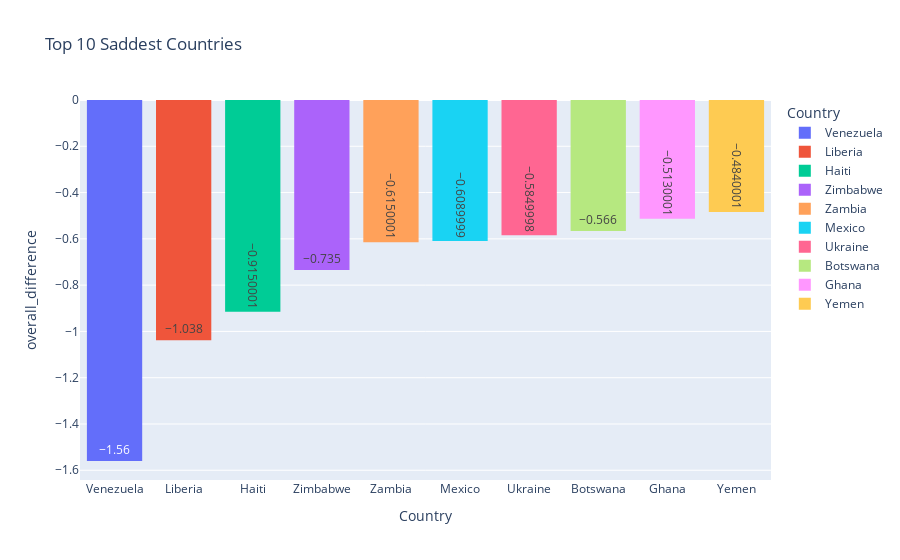

Here is the notebook cell this chart was saved with:
### Markdown cell above
## 5- What saddest Countries ?

### Code cell
fig = px.histogram(saddest_countries, 
                   x="Country", 
                   y='overall_difference',
                   title="Top 10 Saddest Countries [2015-2017]", 
                   color ='Country',
                   text_auto=True).update_xaxes(categoryorder='total ascending').update_layout(
                     xaxis_title="Country", yaxis_title="overall_difference"
)
fig.show()

### Figure 1 — Plotly figure (JSON) as saved in the notebook; plotly's stock layout.template omitted (floating-point values rounded to 4 significant figures)
{"data": [{"alignmentgroup": "True", "bingroup": "x", "histfunc": "sum", "hovertemplate": "Country=%{x}<br>sum of overall_difference=%{y}<extra></extra>", "legendgroup": "Venezuela", "marker": {"color": "#636efa", "pattern": {"shape": ""}}, "name": "Venezuela", "offsetgroup": "Venezuela", "orientation": "v", "showlegend": true, "texttemplate": "%{value}", "type": "histogram", "x": ["Venezuela"], "xaxis": "x", "y": [-1.56], "yaxis": "y"}, {"alignmentgroup": "True", "bingroup": "x", "histfunc": "sum", "hovertemplate": "Country=%{x}<br>sum of overall_difference=%{y}<extra></extra>", "legendgroup": "Liberia", "marker": {"color": "#EF553B", "pattern": {"shape": ""}}, "name": "Liberia", "offsetgroup": "Liberia", "orientation": "v", "showlegend": true, "texttemplate": "%{value}", "type": "histogram", "x": ["Liberia"], "xaxis": "x", "y": [-1.038], "yaxis": "y"}, {"alignmentgroup": "True", "bingroup": "x", "histfunc": "sum", "hovertemplate": "Country=%{x}<br>sum of overall_difference=%{y}<extra></extra>", "legendgroup": "Haiti", "marker": {"color": "#00cc96", "pattern": {"shape": ""}}, "name": "Haiti", "offsetgroup": "Haiti", "orientation": "v", "showlegend": true, "texttemplate": "%{value}", "type": "histogram", "x": ["Haiti"], "xaxis": "x", "y": [-0.915], "yaxis": "y"}, {"alignmentgroup": "True", "bingroup": "x", "histfunc": "sum", "hovertemplate": "Country=%{x}<br>sum of overall_difference=%{y}<extra></extra>", "legendgroup": "Zimbabwe", "marker": {"color": "#ab63fa", "pattern": {"shape": ""}}, "name": "Zimbabwe", "offsetgroup": "Zimbabwe", "orientation": "v", "showlegend": true, "texttemplate": "%{value}", "type": "histogram", "x": ["Zimbabwe"], "xaxis": "x", "y": [-0.735], "yaxis": "y"}, {"alignmentgroup": "True", "bingroup": "x", "histfunc": "sum", "hovertemplate": "Country=%{x}<br>sum of overall_difference=%{y}<extra></extra>", "legendgroup": "Zambia", "marker": {"color": "#FFA15A", "pattern": {"shape": ""}}, "name": "Zambia", "offsetgroup": "Zambia", "orientation": "v", "showlegend": true, "texttemplate": "%{value}", "type": "histogram", "x": ["Zambia"], "xaxis": "x", "y": [-0.615], "yaxis": "y"}, {"alignmentgroup": "True", "bingroup": "x", "histfunc": "sum", "hovertemplate": "Country=%{x}<br>sum of overall_difference=%{y}<extra></extra>", "legendgroup": "Mexico", "marker": {"color": "#19d3f3", "pattern": {"shape": ""}}, "name": "Mexico", "offsetgroup": "Mexico", "orientation": "v", "showlegend": true, "texttemplate": "%{value}", "type": "histogram", "x": ["Mexico"], "xaxis": "x", "y": [-0.609], "yaxis": "y"}, {"alignmentgroup": "True", "bingroup": "x", "histfunc": "sum", "hovertemplate": "Country=%{x}<br>sum of overall_difference=%{y}<extra></extra>", "legendgroup": "Ukraine", "marker": {"color": "#FF6692", "pattern": {"shape": ""}}, "name": "Ukraine", "offsetgroup": "Ukraine", "orientation": "v", "showlegend": true, "texttemplate": "%{value}", "type": "histogram", "x": ["Ukraine"], "xaxis": "x", "y": [-0.585], "yaxis": "y"}, {"alignmentgroup": "True", "bingroup": "x", "histfunc": "sum", "hovertemplate": "Country=%{x}<br>sum of overall_difference=%{y}<extra></extra>", "legendgroup": "Botswana", "marker": {"color": "#B6E880", "pattern": {"shape": ""}}, "name": "Botswana", "offsetgroup": "Botswana", "orientation": "v", "showlegend": true, "texttemplate": "%{value}", "type": "histogram", "x": ["Botswana"], "xaxis": "x", "y": [-0.566], "yaxis": "y"}, {"alignmentgroup": "True", "bingroup": "x", "histfunc": "sum", "hovertemplate": "Country=%{x}<br>sum of overall_difference=%{y}<extra></extra>", "legendgroup": "Ghana", "marker": {"color": "#FF97FF", "pattern": {"shape": ""}}, "name": "Ghana", "offsetgroup": "Ghana", "orientation": "v", "showlegend": true, "texttemplate": "%{value}", "type": "histogram", "x": ["Ghana"], "xaxis": "x", "y": [-0.513], "yaxis": "y"}, {"alignmentgroup": "True", "bingroup": "x", "histfunc": "sum", "hovertemplate": "Country=%{x}<br>sum of overall_difference=%{y}<extra></extra>", "legendgroup": "Yemen", "marker": {"color": "#FECB52", "pattern": {"shape": ""}}, "name": "Yemen", "offsetgroup": "Yemen", "orientation": "v", "showlegend": true, "texttemplate": "%{value}", "type": "histogram", "x": ["Yemen"], "xaxis": "x", "y": [-0.484], "yaxis": "y"}], "layout": {"barmode": "relative", "legend": {"title": {"text": "Country"}, "tracegroupgap": 0}, "title": {"text": "Top 10 Saddest Countries"}, "xaxis": {"anchor": "y", "categoryarray": ["Venezuela", "Liberia", "Haiti", "Zimbabwe", "Zambia", "Mexico", "Ukraine", "Botswana", "Ghana", "Yemen"], "categoryorder": "total ascending", "domain": [0, 1], "title": {"text": "Country"}}, "yaxis": {"anchor": "x", "domain": [0, 1], "title": {"text": "overall_difference"}}}}
